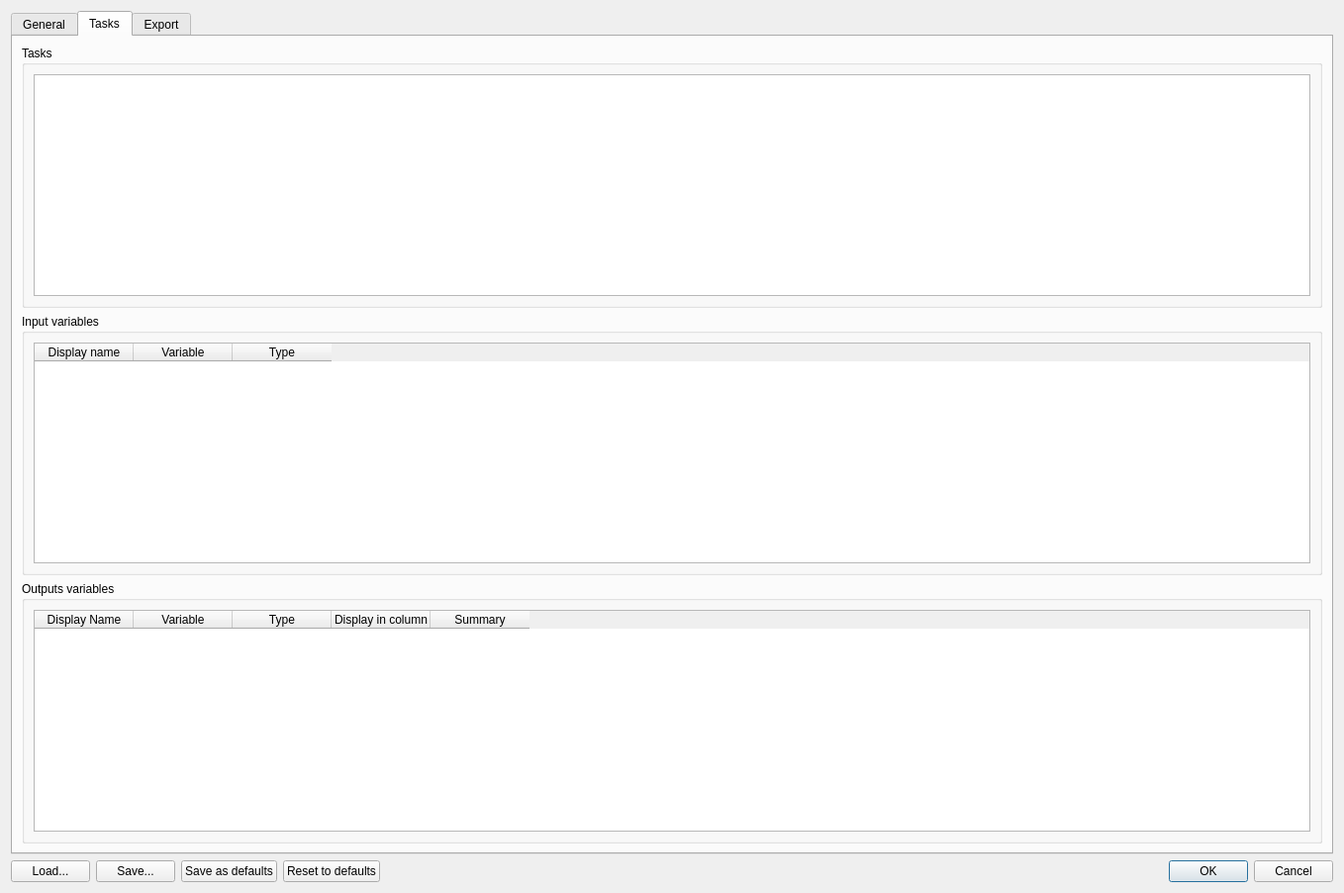
<?xml version="1.0" encoding="UTF-8"?>
<ui version="4.0">
 <comment>
------------------------------------------------------------------------------

 Author: Andreas Schenk
 Friedrich Miescher Institute, Basel, Switzerland

 This file is part of CryoFlare

 Copyright (C) 2017-2018 by the CryoFlare Authors

 This program is free software; you can redistribute it and/or modify it under
 the terms of the GNU General Public License as published by the Free
 Software Foundation; either version 3.0 of the License.
 This program is distributed in the hope that it will be useful, but WITHOUT
 ANY WARRANTY; without even the implied warranty of MERCHANTABILITY or FITNESS
 FOR A PARTICULAR PURPOSE.  See the GNU General Public License for more
 details.

 You should have received a copy of the GNU General Public License
 along with CryoFlare.  If not, see http://www.gnu.org/licenses/ .

------------------------------------------------------------------------------
</comment>
 <class>SettingsDialog</class>
 <widget class="QDialog" name="SettingsDialog">
  <property name="enabled">
   <bool>true</bool>
  </property>
  <property name="geometry">
   <rect>
    <x>0</x>
    <y>0</y>
    <width>1358</width>
    <height>902</height>
   </rect>
  </property>
  <property name="windowTitle">
   <string>Settings</string>
  </property>
  <layout class="QGridLayout" name="gridLayout_3">
   <item row="0" column="0">
    <widget class="QTabWidget" name="settings">
     <property name="currentIndex">
      <number>1</number>
     </property>
     <widget class="QWidget" name="tab">
      <attribute name="title">
       <string>General</string>
      </attribute>
      <layout class="QGridLayout" name="gridLayout_4">
       <item row="0" column="0">
        <widget class="QLabel" name="label">
         <property name="text">
          <string>Number of CPU processes:</string>
         </property>
        </widget>
       </item>
       <item row="0" column="1">
        <widget class="QSpinBox" name="num_cpu">
         <property name="minimum">
          <number>1</number>
         </property>
         <property name="maximum">
          <number>256</number>
         </property>
         <property name="value">
          <number>10</number>
         </property>
        </widget>
       </item>
       <item row="1" column="0">
        <widget class="QLabel" name="label_2">
         <property name="text">
          <string>Number of GPU processes:</string>
         </property>
        </widget>
       </item>
       <item row="1" column="1">
        <widget class="QSpinBox" name="num_gpu">
         <property name="minimum">
          <number>1</number>
         </property>
         <property name="maximum">
          <number>256</number>
         </property>
         <property name="value">
          <number>2</number>
         </property>
        </widget>
       </item>
       <item row="2" column="0">
        <widget class="QLabel" name="label_3">
         <property name="text">
          <string extracomment="comma separated list of IDs">GPU IDs:</string>
         </property>
        </widget>
       </item>
       <item row="2" column="1">
        <widget class="QLineEdit" name="gpu_ids">
         <property name="text">
          <string>0,1</string>
         </property>
        </widget>
       </item>
       <item row="3" column="0">
        <widget class="QLabel" name="label_8">
         <property name="text">
          <string>Process timeout:</string>
         </property>
        </widget>
       </item>
       <item row="3" column="1">
        <widget class="QSpinBox" name="timeout">
         <property name="suffix">
          <string>s</string>
         </property>
         <property name="maximum">
          <number>9999999</number>
         </property>
         <property name="value">
          <number>300</number>
         </property>
        </widget>
       </item>
       <item row="4" column="0">
        <widget class="QLabel" name="label_9">
         <property name="text">
          <string>Number of bins for histogram:</string>
         </property>
        </widget>
       </item>
       <item row="4" column="1">
        <widget class="QSpinBox" name="histogram_bins">
         <property name="minimum">
          <number>1</number>
         </property>
         <property name="maximum">
          <number>256</number>
         </property>
         <property name="value">
          <number>64</number>
         </property>
        </widget>
       </item>
       <item row="5" column="0" colspan="2">
        <widget class="QGroupBox" name="default_columns">
         <property name="title">
          <string>Default columns</string>
         </property>
        </widget>
       </item>
      </layout>
     </widget>
     <widget class="QWidget" name="tab_2">
      <attribute name="title">
       <string>Tasks</string>
      </attribute>
      <layout class="QVBoxLayout" name="verticalLayout">
       <item>
        <widget class="QGroupBox" name="groupBox_3">
         <property name="title">
          <string>Tasks</string>
         </property>
         <layout class="QVBoxLayout" name="verticalLayout_2">
          <item>
           <widget class="QTreeWidget" name="task_tree">
            <property name="dragEnabled">
             <bool>true</bool>
            </property>
            <property name="defaultDropAction">
             <enum>Qt::MoveAction</enum>
            </property>
            <property name="itemsExpandable">
             <bool>false</bool>
            </property>
            <property name="expandsOnDoubleClick">
             <bool>false</bool>
            </property>
            <property name="columnCount">
             <number>4</number>
            </property>
            <attribute name="headerVisible">
             <bool>false</bool>
            </attribute>
            <attribute name="headerCascadingSectionResizes">
             <bool>false</bool>
            </attribute>
            <attribute name="headerHighlightSections">
             <bool>false</bool>
            </attribute>
            <attribute name="headerStretchLastSection">
             <bool>false</bool>
            </attribute>
            <column>
             <property name="text">
              <string>Name</string>
             </property>
            </column>
            <column>
             <property name="text">
              <string>Script</string>
             </property>
            </column>
            <column>
             <property name="text">
              <string>GPU task</string>
             </property>
            </column>
            <column>
             <property name="text">
              <string>Group with parent</string>
             </property>
            </column>
           </widget>
          </item>
         </layout>
        </widget>
       </item>
       <item>
        <widget class="QGroupBox" name="groupBox">
         <property name="title">
          <string>Input variables</string>
         </property>
         <layout class="QHBoxLayout" name="horizontalLayout_2">
          <item>
           <widget class="QTableWidget" name="input_variable_table">
            <column>
             <property name="text">
              <string>Display name</string>
             </property>
            </column>
            <column>
             <property name="text">
              <string>Variable</string>
             </property>
            </column>
            <column>
             <property name="text">
              <string>Type</string>
             </property>
            </column>
           </widget>
          </item>
         </layout>
        </widget>
       </item>
       <item>
        <widget class="QGroupBox" name="groupBox_2">
         <property name="title">
          <string>Outputs variables</string>
         </property>
         <layout class="QHBoxLayout" name="horizontalLayout">
          <item>
           <widget class="QTableWidget" name="output_variable_table">
            <property name="selectionMode">
             <enum>QAbstractItemView::SingleSelection</enum>
            </property>
            <property name="selectionBehavior">
             <enum>QAbstractItemView::SelectRows</enum>
            </property>
            <column>
             <property name="text">
              <string>Display Name</string>
             </property>
            </column>
            <column>
             <property name="text">
              <string>Variable</string>
             </property>
            </column>
            <column>
             <property name="text">
              <string>Type</string>
             </property>
            </column>
            <column>
             <property name="text">
              <string>Display in column</string>
             </property>
            </column>
            <column>
             <property name="text">
              <string>Summary</string>
             </property>
            </column>
           </widget>
          </item>
         </layout>
        </widget>
       </item>
      </layout>
     </widget>
     <widget class="QWidget" name="tab_3">
      <attribute name="title">
       <string>Export</string>
      </attribute>
      <layout class="QGridLayout" name="gridLayout">
       <item row="5" column="0">
        <spacer name="verticalSpacer">
         <property name="orientation">
          <enum>Qt::Vertical</enum>
         </property>
         <property name="sizeHint" stdset="0">
          <size>
           <width>20</width>
           <height>40</height>
          </size>
         </property>
        </spacer>
       </item>
       <item row="1" column="0">
        <layout class="QHBoxLayout" name="horizontalLayout_4">
         <item>
          <widget class="QLabel" name="label_4">
           <property name="text">
            <string>Number of processes:</string>
           </property>
          </widget>
         </item>
         <item>
          <widget class="QSpinBox" name="export_num_processes">
           <property name="sizePolicy">
            <sizepolicy hsizetype="Minimum" vsizetype="Fixed">
             <horstretch>1</horstretch>
             <verstretch>0</verstretch>
            </sizepolicy>
           </property>
           <property name="value">
            <number>1</number>
           </property>
          </widget>
         </item>
        </layout>
       </item>
       <item row="4" column="0" colspan="2">
        <widget class="QGroupBox" name="groupBox_5">
         <property name="sizePolicy">
          <sizepolicy hsizetype="Preferred" vsizetype="Preferred">
           <horstretch>0</horstretch>
           <verstretch>0</verstretch>
          </sizepolicy>
         </property>
         <property name="title">
          <string>Scripts</string>
         </property>
         <layout class="QGridLayout" name="gridLayout_2">
          <item row="0" column="0">
           <widget class="QLabel" name="label_5">
            <property name="sizePolicy">
             <sizepolicy hsizetype="Minimum" vsizetype="Preferred">
              <horstretch>0</horstretch>
              <verstretch>0</verstretch>
             </sizepolicy>
            </property>
            <property name="text">
             <string>Custom export script:</string>
            </property>
           </widget>
          </item>
          <item row="0" column="1">
           <widget class="PathEdit" name="export_custom_script" native="true">
            <property name="enabled">
             <bool>true</bool>
            </property>
            <property name="sizePolicy">
             <sizepolicy hsizetype="Preferred" vsizetype="Preferred">
              <horstretch>1</horstretch>
              <verstretch>0</verstretch>
             </sizepolicy>
            </property>
           </widget>
          </item>
          <item row="1" column="0">
           <widget class="QLabel" name="label_6">
            <property name="text">
             <string>Pre export script:</string>
            </property>
           </widget>
          </item>
          <item row="2" column="0">
           <widget class="QLabel" name="label_7">
            <property name="text">
             <string>Post export script:</string>
            </property>
           </widget>
          </item>
          <item row="1" column="1">
           <widget class="PathEdit" name="export_pre_script" native="true"/>
          </item>
          <item row="2" column="1">
           <widget class="PathEdit" name="export_post_script" native="true"/>
          </item>
          <item row="3" column="0">
           <widget class="QCheckBox" name="ask_destination">
            <property name="text">
             <string>Ask for destination directory</string>
            </property>
           </widget>
          </item>
         </layout>
        </widget>
       </item>
       <item row="1" column="1" rowspan="2">
        <widget class="QGroupBox" name="groupBox_4">
         <property name="sizePolicy">
          <sizepolicy hsizetype="Preferred" vsizetype="Minimum">
           <horstretch>0</horstretch>
           <verstretch>0</verstretch>
          </sizepolicy>
         </property>
         <property name="title">
          <string>Export type</string>
         </property>
         <layout class="QVBoxLayout" name="verticalLayout_4">
          <item>
           <widget class="QRadioButton" name="export_copy">
            <property name="text">
             <string>Copy data</string>
            </property>
           </widget>
          </item>
          <item>
           <widget class="QRadioButton" name="export_move">
            <property name="text">
             <string>&amp;Move data</string>
            </property>
           </widget>
          </item>
          <item>
           <widget class="QRadioButton" name="export_custom1">
            <property name="text">
             <string>Use custom script per image</string>
            </property>
           </widget>
          </item>
          <item>
           <widget class="QRadioButton" name="export_custom2">
            <property name="text">
             <string>Use global custom script </string>
            </property>
           </widget>
          </item>
         </layout>
        </widget>
       </item>
      </layout>
     </widget>
    </widget>
   </item>
   <item row="1" column="0">
    <layout class="QHBoxLayout" name="horizontalLayout_3">
     <item>
      <widget class="QPushButton" name="load">
       <property name="text">
        <string>Load...</string>
       </property>
      </widget>
     </item>
     <item>
      <widget class="QPushButton" name="save">
       <property name="text">
        <string>Save...</string>
       </property>
      </widget>
     </item>
     <item>
      <widget class="QPushButton" name="save_defaults">
       <property name="text">
        <string>Save as defaults</string>
       </property>
      </widget>
     </item>
     <item>
      <widget class="QPushButton" name="reset_to_defaults">
       <property name="text">
        <string>Reset to defaults</string>
       </property>
      </widget>
     </item>
     <item>
      <widget class="QDialogButtonBox" name="buttonBox">
       <property name="orientation">
        <enum>Qt::Horizontal</enum>
       </property>
       <property name="standardButtons">
        <set>QDialogButtonBox::Cancel|QDialogButtonBox::Ok</set>
       </property>
       <property name="centerButtons">
        <bool>false</bool>
       </property>
      </widget>
     </item>
    </layout>
   </item>
  </layout>
 </widget>
 <customwidgets>
  <customwidget>
   <class>PathEdit</class>
   <extends>QWidget</extends>
   <header>pathedit.h</header>
   <container>1</container>
  </customwidget>
 </customwidgets>
 <resources/>
 <connections>
  <connection>
   <sender>buttonBox</sender>
   <signal>accepted()</signal>
   <receiver>SettingsDialog</receiver>
   <slot>accept()</slot>
   <hints>
    <hint type="sourcelabel">
     <x>601</x>
     <y>891</y>
    </hint>
    <hint type="destinationlabel">
     <x>157</x>
     <y>274</y>
    </hint>
   </hints>
  </connection>
  <connection>
   <sender>buttonBox</sender>
   <signal>rejected()</signal>
   <receiver>SettingsDialog</receiver>
   <slot>reject()</slot>
   <hints>
    <hint type="sourcelabel">
     <x>669</x>
     <y>891</y>
    </hint>
    <hint type="destinationlabel">
     <x>286</x>
     <y>274</y>
    </hint>
   </hints>
  </connection>
  <connection>
   <sender>load</sender>
   <signal>clicked()</signal>
   <receiver>SettingsDialog</receiver>
   <slot>loadFromFile()</slot>
   <hints>
    <hint type="sourcelabel">
     <x>63</x>
     <y>891</y>
    </hint>
    <hint type="destinationlabel">
     <x>4</x>
     <y>390</y>
    </hint>
   </hints>
  </connection>
  <connection>
   <sender>save</sender>
   <signal>clicked()</signal>
   <receiver>SettingsDialog</receiver>
   <slot>saveToFile()</slot>
   <hints>
    <hint type="sourcelabel">
     <x>175</x>
     <y>891</y>
    </hint>
    <hint type="destinationlabel">
     <x>117</x>
     <y>385</y>
    </hint>
   </hints>
  </connection>
  <connection>
   <sender>export_custom2</sender>
   <signal>toggled(bool)</signal>
   <receiver>groupBox_5</receiver>
   <slot>setEnabled(bool)</slot>
   <hints>
    <hint type="sourcelabel">
     <x>776</x>
     <y>171</y>
    </hint>
    <hint type="destinationlabel">
     <x>783</x>
     <y>213</y>
    </hint>
   </hints>
  </connection>
  <connection>
   <sender>export_custom1</sender>
   <signal>toggled(bool)</signal>
   <receiver>groupBox_5</receiver>
   <slot>setEnabled(bool)</slot>
   <hints>
    <hint type="sourcelabel">
     <x>905</x>
     <y>142</y>
    </hint>
    <hint type="destinationlabel">
     <x>897</x>
     <y>208</y>
    </hint>
   </hints>
  </connection>
  <connection>
   <sender>export_custom1</sender>
   <signal>toggled(bool)</signal>
   <receiver>export_num_processes</receiver>
   <slot>setEnabled(bool)</slot>
   <hints>
    <hint type="sourcelabel">
     <x>974</x>
     <y>143</y>
    </hint>
    <hint type="destinationlabel">
     <x>534</x>
     <y>85</y>
    </hint>
   </hints>
  </connection>
  <connection>
   <sender>save_defaults</sender>
   <signal>clicked()</signal>
   <receiver>SettingsDialog</receiver>
   <slot>saveAsDefaults()</slot>
   <hints>
    <hint type="sourcelabel">
     <x>251</x>
     <y>874</y>
    </hint>
    <hint type="destinationlabel">
     <x>3</x>
     <y>350</y>
    </hint>
   </hints>
  </connection>
  <connection>
   <sender>reset_to_defaults</sender>
   <signal>clicked()</signal>
   <receiver>SettingsDialog</receiver>
   <slot>resetToDefaults()</slot>
   <hints>
    <hint type="sourcelabel">
     <x>324</x>
     <y>879</y>
    </hint>
    <hint type="destinationlabel">
     <x>293</x>
     <y>897</y>
    </hint>
   </hints>
  </connection>
 </connections>
 <slots>
  <slot>loadFromFile()</slot>
  <slot>saveToFile()</slot>
  <slot>saveAsDefaults()</slot>
  <slot>resetToDefaults()</slot>
 </slots>
</ui>
